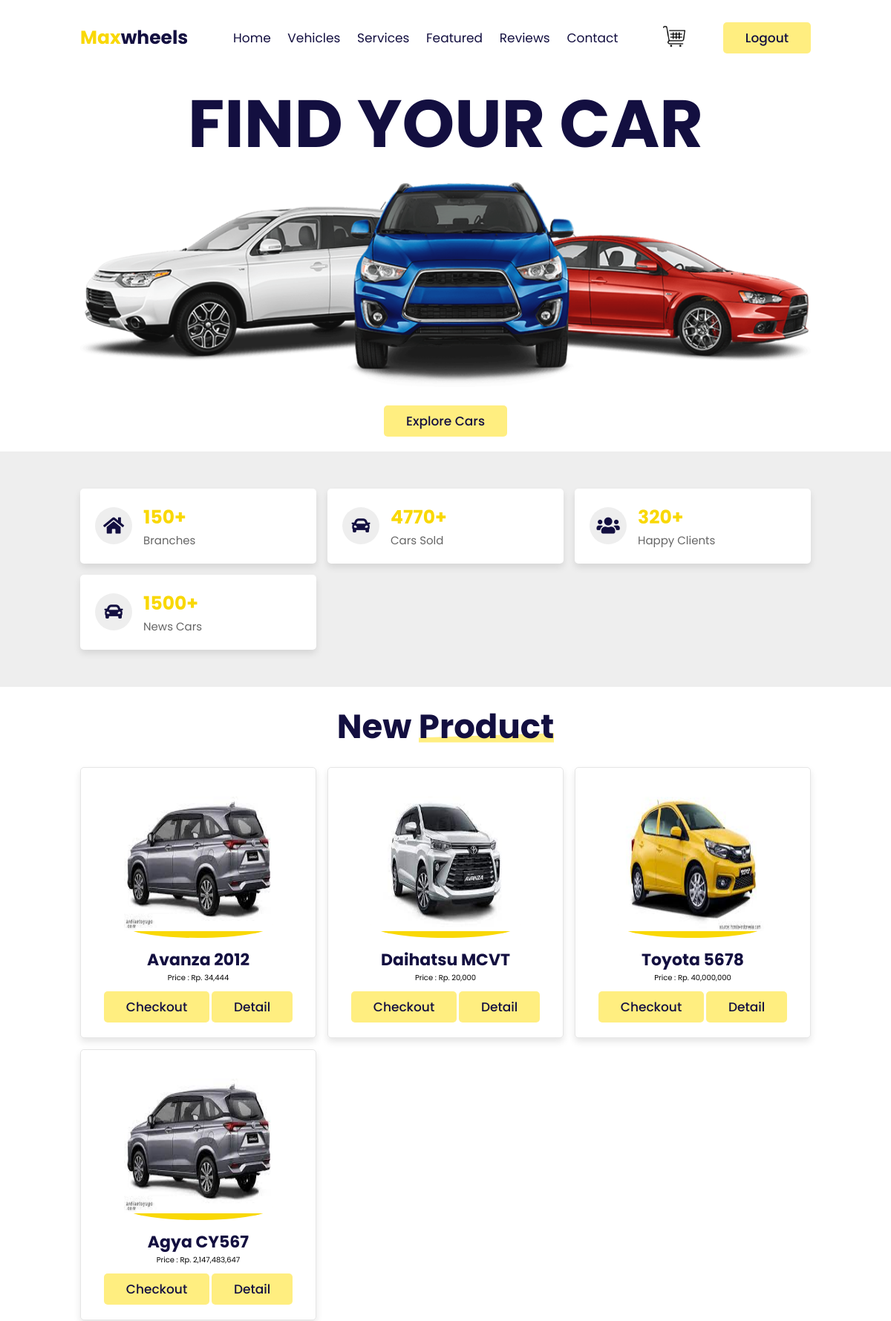
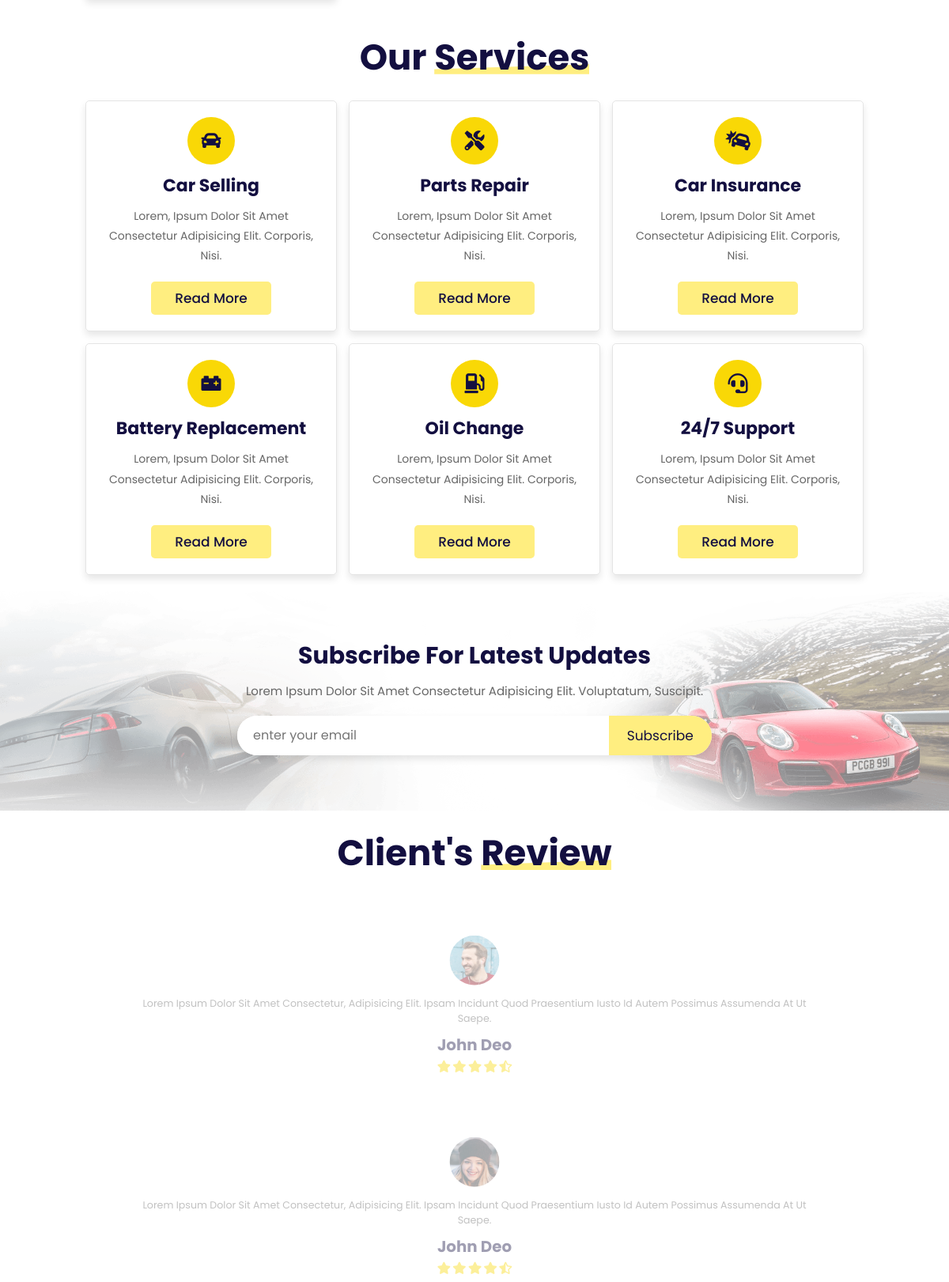
Screenshot of /dashboard1.php (upper part) with the database file from the repository (2 pictures, top to bottom).
### tables this page shows
CREATE TABLE `produk` (
  `id_produk` int(11) NOT NULL,
  `nama_produk` varchar(100) DEFAULT NULL,
  `harga_produk` int(11) DEFAULT NULL,
  `berat_produk` int(11) DEFAULT NULL,
  `foto_produk` varchar(100) DEFAULT NULL,
  `deskripsi_produk` text DEFAULT NULL
);

### dashboard1.php (the view, shortened to what this page needs)
<?php
include 'koneksi.php';
?>
<!DOCTYPE html>
<html lang="en">
<head>
    <link rel="stylesheet" href="https://unpkg.com/swiper@7/swiper-bundle.min.css" />
    <link rel="stylesheet" href="https://cdnjs.cloudflare.com/ajax/libs/font-awesome/5.15.4/css/all.min.css">
    <link rel="stylesheet" href="asset/css/style.css">
</head>
<body>
<header class="header">
    <a href="#" class="logo"> <span>max</span>wheels </a>
    <nav class="navbar">
        <a href="#home">home</a>
        <a href="#vehicles">vehicles</a>
        <a href="#services">services</a>
        <a href="#featured">featured</a>
        <a href="#reviews">reviews</a>
        <a href="#contact">contact</a>
    </nav>
    <a href="keranjang.php">
    <img src="images/icons8-cart-44.png" width="30" alt="">
    </a>
    <div id="login-btn">
       <a href="dashboard.php"> <button onclick="myalert()" class="btn">logout</button></a>
    </div>
</header>
<section class="home" id="home">
    <h3 data-speed="-2" class="home-parallax">find your car</h3>
    <img data-speed="5" class="home-parallax" src="asset/image/home-img.png" alt="">
    <a data-speed="7" href="#" class="btn home-parallax">explore cars</a>
</section>
<section class="icons-container">
    <div class="icons">
        <i class="fas fa-home"></i>
        <div class="content">
            <h3>150+</h3>
            <p>branches</p>
        </div>
    </div>
    <div class="icons">
        <i class="fas fa-car"></i>
        <div class="content">
            <h3>4770+</h3>
            <p>cars sold</p>
        </div>
    </div>
    <div class="icons">
        <i class="fas fa-users"></i>
        <div class="content">
            <h3>320+</h3>
            <p>happy clients</p>
        </div>
    </div>
    <div class="icons">
        <i class="fas fa-car"></i>
        <div class="content">
            <h3>1500+</h3>
            <p>news cars</p>
        </div>
    </div>
</section>
<section class="services" id="services">
    <h1 class="heading"> New <span>Product</span> </h1>
    <div class="box-container">
    <?php $ambil = $koneksi->query("SELECT * FROM produk"); ?>
    <?php while($perproduk = $ambil->fetch_assoc()) { ?>
        <div class="box">
            <i><img src="images/<?php echo $perproduk['foto_produk']; ?>" width="200" height="200" alt=""></i>
            <h3><?php echo $perproduk['nama_produk']; ?></h3>
            <div class="price"> <span>price : </span>Rp. <?php echo number_format($perproduk['harga_produk']); ?> </div>
            <a href="beli.php?id=<?php echo $perproduk['id_produk']; ?>" class="btn"> Checkout</a>
            <a href="detail.php?id=<?php echo $perproduk["id_produk"]; ?>" class="btn btn-default">Detail</a>
        </div>
        <?php } ?>
    </div>
</section>
<section class="services" id="services">
    <h1 class="heading"> our <span>services</span> </h1>
    <div class="box-container">
        <div class="box">
            <i class="fas fa-car"></i>
            <h3>car selling</h3>
            <p>Lorem, ipsum dolor sit amet consectetur adipisicing elit. Corporis, nisi.</p>
            <a href="#" class="btn"> read more</a>
        </div>
        <div class="box">
            <i class="fas fa-tools"></i>
            <h3>parts repair</h3>
            <p>Lorem, ipsum dolor sit amet consectetur adipisicing elit. Corporis, nisi.</p>
            <a href="#" class="btn"> read more</a>
        </div>
        <div class="box">
            <i class="fas fa-car-crash"></i>
            <h3>car insurance</h3>
            <p>Lorem, ipsum dolor sit amet consectetur adipisicing elit. Corporis, nisi.</p>
            <a href="#" class="btn"> read more</a>
        </div>
        <div class="box">
            <i class="fas fa-car-battery"></i>
            <h3>battery replacement</h3>
            <p>Lorem, ipsum dolor sit amet consectetur adipisicing elit. Corporis, nisi.</p>
            <a href="#" class="btn"> read more</a>
        </div>
        <div class="box">
            <i class="fas fa-gas-pump"></i>
            <h3>oil change</h3>
            <p>Lorem, ipsum dolor sit amet consectetur adipisicing elit. Corporis, nisi.</p>
            <a href="#" class="btn"> read more</a>
        </div>
        <div class="box">
            <i class="fas fa-headset"></i>
            <h3>24/7 support</h3>
            <p>Lorem, ipsum dolor sit amet consectetur adipisicing elit. Corporis, nisi.</p>
            <a href="#" class="btn"> read more</a>
        </div>
    </div>
</section>
<section class="newsletter">
    <h3>subscribe for latest updates</h3>
    <p>Lorem ipsum dolor sit amet consectetur adipisicing elit. Voluptatum, suscipit.</p>
   <form action="">
        <input type="email" placeholder="enter your email">
        <input type="submit" value="subscribe">
   </form>
</section>
<section class="reviews" id="reviews">
    <h1 class="heading"> client's <span>review</span> </h1>
    <div class="swiper review-slider">
        <div class="swiper-wrapper">
            <div class="swiper-slide box">
                <img src="asset/image/pic-1.png" alt="">
                <div class="content">
                    <p>Lorem ipsum dolor sit amet consectetur, adipisicing elit. Ipsam incidunt quod praesentium iusto id autem possimus assumenda at ut saepe.</p>
                    <h3>john deo</h3>
                    <div class="stars">
                        <i class="fas fa-star"></i>
                        <i class="fas fa-star"></i>
                        <i class="fas fa-star"></i>
                        <i class="fas fa-star"></i>
                        <i class="fas fa-star-half-alt"></i>
                    </div>
                </div>
            </div>
            <div class="swiper-slide box">
                <img src="asset/image/pic-2.png" alt="">
                <div class="content">
                    <p>Lorem ipsum dolor sit amet consectetur, adipisicing elit. Ipsam incidunt quod praesentium iusto id autem possimus assumenda at ut saepe.</p>
                    <h3>john deo</h3>
                    <div class="stars">
                        <i class="fas fa-star"></i>
                        <i class="fas fa-star"></i>
                        <i class="fas fa-star"></i>
                        <i class="fas fa-star"></i>
                        <i class="fas fa-star-half-alt"></i>
                    </div>
                </div>
            </div>
        </div>
    </div>
</section>
</body>
</html>

### asset/css/style.css (style rules this page uses)
:root { --yellow:#f9d806; --light-yellow:#ffee80; --black:#130f40; --light-color:#666; --box-shadow:0 .5rem 1rem rgba(0,0,0,.1); --border:.1rem solid rgba(0,0,0,.1); }
* { font-family: 'Poppins', sans-serif; margin:0; padding:0; box-sizing: border-box; outline: none; border:none; text-decoration: none; text-transform: capitalize; transition: .2s linear; }
html { font-size: 62.5%; overflow-x: hidden; scroll-padding-top: 7rem; scroll-behavior: smooth; }
section { padding:2rem 9%; }
.heading { padding-bottom: 2rem; text-align: center; font-size: 4.5rem; color:var(--black); }
.heading span { position: relative; z-index: 0; }
.heading span::before { content: ''; position: absolute; bottom:1rem; left:0; height: 100%; width: 100%; background: var(--light-yellow); z-index: -1; clip-path: polygon(0 90%, 100% 80%, 100% 100%, 0% 100%); }
.btn { display: inline-block; margin-top: 1rem; padding:.8rem 3rem; background:var(--light-yellow); color:var(--black); cursor: pointer; font-size: 1.7rem; border-radius: .5rem; font-weight: 500; text-align: center; }
.header { display: flex; align-items: center; justify-content: space-between; position: fixed; top:0; left:0; right:0; padding:3rem 9%; z-index: 1000; background: #fff; }
.header .logo { font-size: 2.5rem; color:var(--black); font-weight: bold; }
.header .logo span { color:var(--yellow); }
.header .navbar a { margin:0 1rem; font-size: 1.7rem; color:var(--black); }
#login-btn .btn { margin-top: 0; }
.home { padding-top: 10rem; text-align: center; overflow-x: hidden; }
.home h3 { color:var(--black); font-size: 7.5vw; text-transform: uppercase; }
.home img { width:100%; margin:1rem 0; }
.icons-container { display: grid; grid-template-columns: repeat(auto-fit, minmax(25rem, 1fr)); gap:1.5rem; padding-top: 5rem; padding-bottom: 5rem; background: #eee; }
.icons-container .icons { background:#fff; display: flex; align-items: center; box-shadow: var(--box-shadow); border-radius: .5rem; padding:2rem; gap:1.5rem; }
.icons-container .icons i { height:5rem; width:5rem; line-height:5rem; font-size:2.5rem; color:var(--black); background:#eee; text-align: center; border-radius: 50%; }
.icons-container .icons .content h3 { font-size: 2.5rem; color:var(--yellow); }
.icons-container .icons .content p { font-size: 1.5rem; color:var(--light-color); }
.services .box-container { display: grid; grid-template-columns: repeat(auto-fit, minmax(30rem, 1fr)); gap:1.5rem; }
.services .box-container .box { padding:2rem; border-radius: .5rem; box-shadow: var(--box-shadow); border:var(--border); text-align: center; }
.services .box-container .box i { height:6rem; width:6rem; line-height: 6rem; border-radius: 50%; font-size: 2.5rem; margin-bottom: 1rem; background:var(--yellow); color:var(--black); }
.services .box-container .box h3 { font-size: 2.2rem; color:var(--black); }
.services .box-container .box p { line-height: 1.8; padding:1rem 0; font-size: 1.4rem; color:var(--light-color); }
.newsletter { padding:6rem 2rem; background: url(../image/letter-bg.png) no-repeat; background-size: cover; background-position: center; text-align: center; }
.newsletter h3 { font-size: 3rem; color:var(--black); }
.newsletter p { font-size: 1.5rem; color:var(--light-color); padding:1rem 0; }
.newsletter form { max-width: 60rem; height:5rem; background:#fff; border-radius: 5rem; overflow:hidden; display: flex; margin:1rem auto; box-shadow: var(--box-shadow); }
.newsletter form input[type="email"] { height: 100%; width:100%; padding:0 2rem; font-size: 1.6rem; color:var(--black); text-transform: none; }
.newsletter form input[type="submit"] { height: 100%; width:17rem; font-size: 1.7rem; color:var(--black); background: var(--light-yellow); cursor: pointer; }
.reviews .review-slider { padding-bottom: 3rem; }
.reviews .review-slider .box { text-align: center; padding:2rem; margin: 2rem 0; opacity: .4; transform: scale(.9); }
.reviews .review-slider .box img { height:7rem; width:7rem; border-radius: 50%; object-fit: cover; }
.reviews .review-slider .box .content p { color:var(--light-color); font-size: 1.4rem; padding:1rem 0; }
.reviews .review-slider .box .content h3 { color:var(--black); font-size: 2.2rem; padding-bottom: .5rem; }
.reviews .review-slider .box .content .stars i { color:var(--yellow); font-size: 1.7rem; }

### rows the page displays
produk: foto_produk (picture), nama_produk "Avanza 2012", harga_produk "34,444"
produk: foto_produk (picture), nama_produk "Daihatsu MCVT", harga_produk "20,000"
produk: foto_produk (picture), nama_produk "Toyota 5678", harga_produk "40,000,000"
produk: foto_produk (picture), nama_produk "Agya CY567", harga_produk "2,147,483,647"
